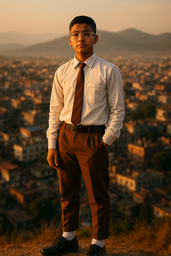
#> input picture Images/boy.png, 171 x 256 px, shrunk from 1024 x 1536 before the run
$ python main.py
#> lines starting #> are read from the running program, lines starting #| are printed output that depends on the picture; after the words box and inside, x2 and y2 are one past the last pixel; in counts of white or black regions, pixels touching at a corner belong together
# Please give star to this repo if you like it.
import cv2
face_cascade = cv2.CascadeClassifier(
    cv2.data.haarcascades + "haarcascade_frontalface_default.xml")
img_name = "boy.png"
img_path = f"./Images/{img_name}"
img = cv2.imread(img_path)
#> img is the input picture: shape (256, 171, 3); mean B, G, R 47.7, 73.2, 99.1
gray = cv2.cvtColor(img, cv2.COLOR_BGR2GRAY)
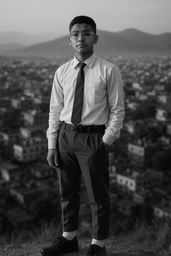
#> gray: shape (256, 171); min 0, max 229, mean 78
faces = face_cascade.detectMultiScale(gray, 1.1, 4)
#> faces = [[67, 23, 29, 29]]

for x, y, w, h in faces:
    cv2.rectangle(img, (x, y), (x + w, y + h), (255, 0, 0), 2)
#> this loop made 1 pass
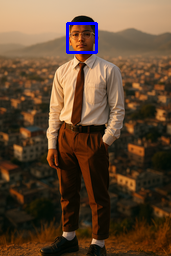
#> img: shape (256, 171, 3); 0.79% of pixels changed, all inside (x1, y1, x2, y2) = (66, 22, 98, 54)

cv2.imwrite(f"./detected/{img_name}", img)
cv2.imshow("image", img)
cv2.waitKey(0)
cv2.destroyAllWindows()

$ run again, with Images/image.png copied over Images/boy.png
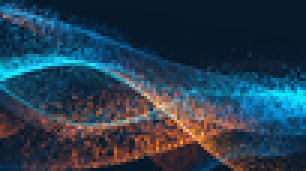
#> input picture Images/image.png, 102 x 57 px, shrunk from 612 x 344 before the run (shown 3 times larger)
#> img is the input picture: shape (57, 102, 3); mean B, G, R 79.1, 61, 38.6
#> `gray = cv2.cvtColor(img, cv2.COLOR_BGR2GRAY)`:
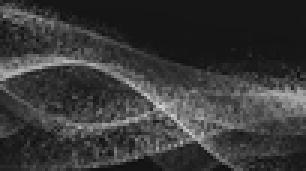
#> gray: shape (57, 102) (shown 3 times larger); min 15, max 211, mean 56.4
#> faces = ()

$ run again, with Images/man.png copied over Images/boy.png
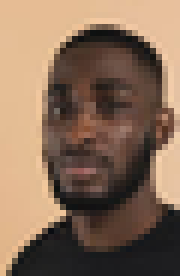
#> input picture Images/man.png, 30 x 46 px, shrunk from 183 x 275 before the run (shown 6 times larger)
#> img is the input picture: shape (46, 30, 3); mean B, G, R 87.9, 108, 133.9
#> `gray = cv2.cvtColor(img, cv2.COLOR_BGR2GRAY)`:
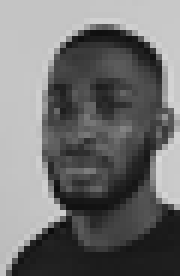
#> gray: shape (46, 30) (shown 6 times larger); min 12, max 216, mean 113.4
#> faces = ()

$ run again, with Images/pratik.png copied over Images/boy.png
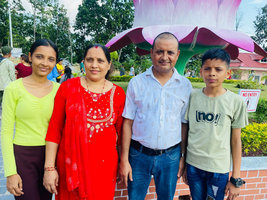
#> input picture Images/pratik.png, 267 x 200 px, shrunk from 1600 x 1200 before the run
#> img is the input picture: shape (200, 267, 3); mean B, G, R 114.4, 121.4, 146
#> `gray = cv2.cvtColor(img, cv2.COLOR_BGR2GRAY)`:
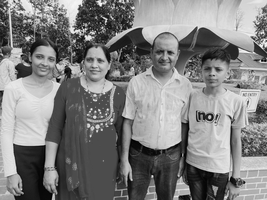
#> gray: shape (200, 267); min 0, max 255, mean 127.9
#> faces = [[150, 41, 30, 30], [29, 46, 31, 31], [80, 49, 30, 30], [198, 58, 30, 30]]
#> the loop `for x, y, w, h in faces:` made 4 passes
#> after the loop `for x, y, w, h in faces:`:
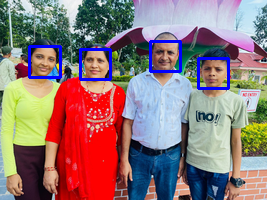
#> img: shape (200, 267, 3); 2.69% of pixels changed, all inside (x1, y1, x2, y2) = (28, 40, 230, 90)
